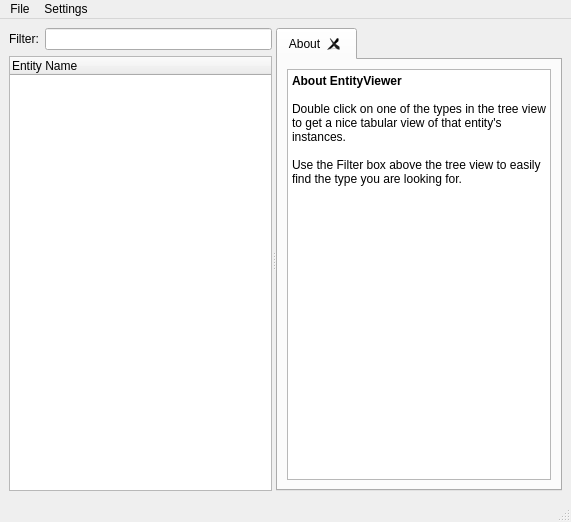
<?xml version="1.0" encoding="UTF-8"?>
<ui version="4.0">
 <class>EntityViewerMainWindow</class>
 <widget class="QMainWindow" name="EntityViewerMainWindow">
  <property name="geometry">
   <rect>
    <x>0</x>
    <y>0</y>
    <width>571</width>
    <height>522</height>
   </rect>
  </property>
  <property name="windowTitle">
   <string>EntityViewer</string>
  </property>
  <property name="windowIcon">
   <iconset>
    <normaloff>entityviewer.png</normaloff>entityviewer.png</iconset>
  </property>
  <widget class="QWidget" name="centralwidget">
   <layout class="QHBoxLayout" name="horizontalLayout">
    <item>
     <widget class="QSplitter" name="splitter">
      <property name="orientation">
       <enum>Qt::Horizontal</enum>
      </property>
      <widget class="QWidget" name="layoutWidget">
       <layout class="QVBoxLayout" name="verticalLayout">
        <item>
         <layout class="QHBoxLayout" name="horizontalLayout_2">
          <item>
           <widget class="QLabel" name="label">
            <property name="text">
             <string>Filter:</string>
            </property>
           </widget>
          </item>
          <item>
           <widget class="QLineEdit" name="filterEdit">
            <property name="toolTip">
             <string>Type some characters here to filter the tree view below.</string>
            </property>
           </widget>
          </item>
         </layout>
        </item>
        <item>
         <widget class="QTreeWidget" name="treeWidget">
          <column>
           <property name="text">
            <string notr="true">Entity Name</string>
           </property>
          </column>
         </widget>
        </item>
       </layout>
      </widget>
      <widget class="QWidget" name="verticalLayoutWidget">
       <layout class="QVBoxLayout" name="verticalLayout_3">
        <item>
         <widget class="QTabWidget" name="tabWidget">
          <property name="currentIndex">
           <number>0</number>
          </property>
          <property name="tabsClosable">
           <bool>true</bool>
          </property>
          <widget class="QWidget" name="helpTab">
           <attribute name="title">
            <string>About</string>
           </attribute>
           <layout class="QVBoxLayout" name="verticalLayout_4">
            <item>
             <widget class="QTextEdit" name="textEdit">
              <property name="html">
               <string>&lt;!DOCTYPE HTML PUBLIC &quot;-//W3C//DTD HTML 4.0//EN&quot; &quot;http://www.w3.org/TR/REC-html40/strict.dtd&quot;&gt;
&lt;html&gt;&lt;head&gt;&lt;meta name=&quot;qrichtext&quot; content=&quot;1&quot; /&gt;&lt;style type=&quot;text/css&quot;&gt;
p, li { white-space: pre-wrap; }
&lt;/style&gt;&lt;/head&gt;&lt;body style=&quot; font-family:'Cantarell'; font-size:9pt; font-weight:400; font-style:normal;&quot;&gt;
&lt;p style=&quot; margin-top:0px; margin-bottom:0px; margin-left:0px; margin-right:0px; -qt-block-indent:0; text-indent:0px;&quot;&gt;&lt;span style=&quot; font-weight:600;&quot;&gt;About EntityViewer&lt;/span&gt;&lt;/p&gt;
&lt;p style=&quot;-qt-paragraph-type:empty; margin-top:0px; margin-bottom:0px; margin-left:0px; margin-right:0px; -qt-block-indent:0; text-indent:0px; font-weight:600;&quot;&gt;&lt;br /&gt;&lt;/p&gt;
&lt;p style=&quot; margin-top:0px; margin-bottom:0px; margin-left:0px; margin-right:0px; -qt-block-indent:0; text-indent:0px;&quot;&gt;Double click on one of the types in the tree view to get a nice tabular view of that entity's instances.&lt;/p&gt;
&lt;p style=&quot;-qt-paragraph-type:empty; margin-top:0px; margin-bottom:0px; margin-left:0px; margin-right:0px; -qt-block-indent:0; text-indent:0px;&quot;&gt;&lt;br /&gt;&lt;/p&gt;
&lt;p style=&quot; margin-top:0px; margin-bottom:0px; margin-left:0px; margin-right:0px; -qt-block-indent:0; text-indent:0px;&quot;&gt;Use the Filter box above the tree view to easily find the type you are looking for.&lt;/p&gt;&lt;/body&gt;&lt;/html&gt;</string>
              </property>
             </widget>
            </item>
           </layout>
          </widget>
         </widget>
        </item>
       </layout>
      </widget>
     </widget>
    </item>
   </layout>
  </widget>
  <widget class="QMenuBar" name="menubar">
   <property name="geometry">
    <rect>
     <x>0</x>
     <y>0</y>
     <width>571</width>
     <height>20</height>
    </rect>
   </property>
   <widget class="QMenu" name="menuFile">
    <property name="title">
     <string>File</string>
    </property>
    <addaction name="actionQuit"/>
   </widget>
   <widget class="QMenu" name="menuSettings">
    <property name="title">
     <string>Settings</string>
    </property>
    <widget class="QMenu" name="menuSecond64Settings">
     <property name="title">
      <string>Show Second64 as</string>
     </property>
     <addaction name="actionSecond64AsUtcTime"/>
     <addaction name="actionSecond64AsFloatingPoint"/>
     <addaction name="actionSecond64AsLocalTime"/>
    </widget>
    <addaction name="menuSecond64Settings"/>
   </widget>
   <addaction name="menuFile"/>
   <addaction name="menuSettings"/>
  </widget>
  <widget class="QStatusBar" name="statusbar"/>
  <action name="actionQuit">
   <property name="text">
    <string>&amp;Quit</string>
   </property>
   <property name="shortcut">
    <string>Ctrl+Q</string>
   </property>
  </action>
  <actionGroup name="actionGroupSecond64Settings">
  <action name="actionSecond64AsFloatingPoint">
   <property name="checkable">
    <bool>true</bool>
   </property>
   <property name="text">
    <string>Floating point</string>
   </property>
  </action>
  <action name="actionSecond64AsLocalTime">
   <property name="checkable">
    <bool>true</bool>
   </property>
   <property name="text">
    <string>Local time</string>
   </property>
  </action>
  <action name="actionSecond64AsUtcTime">
   <property name="checkable">
    <bool>true</bool>
   </property>
   <property name="checked">
    <bool>true</bool>
   </property>
   <property name="text">
    <string>UTC time</string>
   </property>
  </action>
  </actionGroup>
 </widget>
 <resources/>
 <connections>
  <connection>
   <sender>actionQuit</sender>
   <signal>triggered()</signal>
   <receiver>EntityViewerMainWindow</receiver>
   <slot>close()</slot>
   <hints>
    <hint type="sourcelabel">
     <x>-1</x>
     <y>-1</y>
    </hint>
    <hint type="destinationlabel">
     <x>399</x>
     <y>299</y>
    </hint>
   </hints>
  </connection>
 </connections>
</ui>
